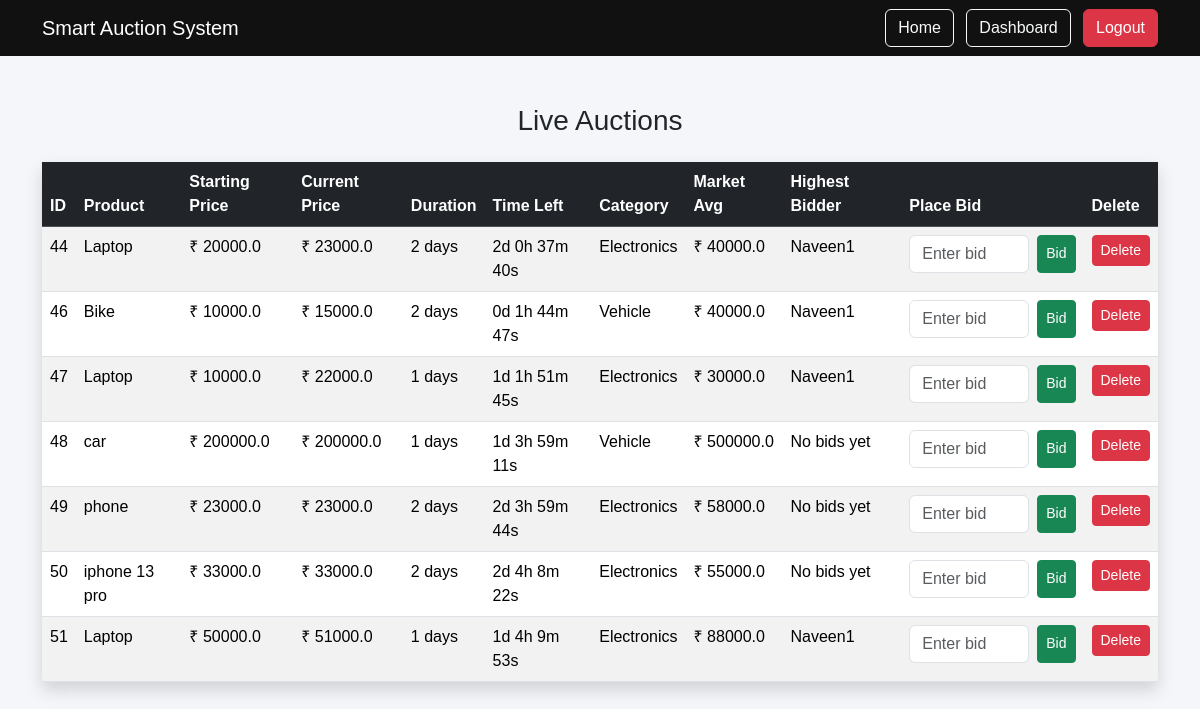
/view_auctions, run on the app's committed database.
### tables this page shows
CREATE TABLE auctions (
    id INTEGER PRIMARY KEY AUTOINCREMENT,
    product_name TEXT,
    starting_price REAL,
    current_price REAL,
    duration INTEGER,
    category INTEGER,
    market_avg REAL
, predicted_price REAL, end_time TIMESTAMP, created_by TEXT, highest_bidder TEXT, email_sent INTEGER DEFAULT 0);

### app.py (the view, shortened to what this page needs)
@app.route('/view_auctions')
def view_auctions():
    import datetime
    import sqlite3
    from flask import request   # ✅ ADDED (important for highlight)
    conn = sqlite3.connect('database/auction.db')
    cur = conn.cursor()
    cur.execute("SELECT * FROM auctions")
    auctions = cur.fetchall()
    highlight_id = request.args.get('highlight_id')
    for auction in auctions:
        try:
            end_time_value = auction[8]
            if end_time_value is None:
                continue
            if isinstance(end_time_value, str):
                end_time = datetime.datetime.fromisoformat(end_time_value)
            else:
                end_time = end_time_value
            remaining = end_time - datetime.datetime.now()
        except Exception as e:
            print("Error:", e)
    conn.close()
    return render_template("view_auctions.html", auctions=auctions, highlight_id=highlight_id)

### templates/view_auctions.html (shortened to what this page needs)
<!DOCTYPE html>
<html>
<head>
<link href="https://cdn.jsdelivr.net/npm/bootstrap@5.3.2/dist/css/bootstrap.min.css" rel="stylesheet">
</head>
<body>
<nav class="navbar navbar-dark">
<div class="container">
<span class="navbar-brand">Smart Auction System</span>
<div>
<a href="/" class="btn btn-outline-light me-2">Home</a>
<a href="/dashboard" class="btn btn-outline-light me-2">Dashboard</a>
<a href="/logout" class="btn btn-danger">Logout</a>
</div>
</div>
</nav>
<div class="container mt-5">
<h3 class="text-center mb-4">Live Auctions</h3>
<table class="table table-striped table-hover shadow">
<thead class="table-dark">
<tr>
<th>ID</th>
<th>Product</th>
<th>Starting Price</th>
<th>Current Price</th>
<th>Duration</th>
<th>Time Left</th>
<th>Category</th>
<th>Market Avg</th>
<th>Highest Bidder</th>
<th>Place Bid</th>
<th>Delete</th>
</tr>
</thead>
<tbody>
{% for auction in auctions %}
<tr class="{% if highlight_id and highlight_id|int == auction[0] %}highlight-row{% endif %}">
<td>{{ auction[0] }}</td>
<td>{{ auction[1] }}</td>
<td>₹ {{ auction[2] }}</td>
<td>₹ {{ auction[3] }}</td>
<td>{{ auction[4] }} days</td>
<td>
<span class="timer" data-end="{{ auction[8] }}"></span>
</td>
<td>
{% if auction[5] == 1 or auction[5] == "1" %}
Electronics
{% elif auction[5] == 2 or auction[5] == "2" %}
Furniture
{% elif auction[5] == 3 or auction[5] == "3" %}
Vehicle
{% elif auction[5] == 4 or auction[5] == "4" %}
Real Estate
{% elif auction[5] == 5 or auction[5] == "5" %}
Antiques
{% else %}
{{ auction[5] }}
{% endif %}
</td>
<td>₹ {{ auction[6] }}</td>
<td>
<span class="highest-bidder">
    {{ auction[10] if auction[10] else "No bids yet" }}
</span>
</td>
<td>
<div class="bid-section">
<form action="/place_bid" method="POST" class="d-flex">
<input
type="number"
name="bid_amount"
class="form-control bid-box me-2"
placeholder="Enter bid"
required
>
<button class="btn btn-success btn-sm">
Bid
</button>
</form>
</div>
</td>
<td>
<a href="/delete_auction/{{ auction[0] }}"
class="btn btn-danger btn-sm"
onclick="return confirm('Delete this auction?')">
Delete
</a>
</td>
</tr>
{% endfor %}
</tbody>
</table>
</div>
</body>
</html>

### templates/view_auctions.html (style rules this page uses)
body { background:#f4f6f9; font-family: Arial; }
.navbar { background:#111; }
table { background:white; }
.bid-box { width:120px; }

### data on the page
auctions: id "44", product_name "Laptop", starting_price "20000.0", current_price "23000.0", duration "2", category "Electronics", market_avg "40000.0", highest_bidder "Naveen1"
auctions: id "46", product_name "Bike", starting_price "10000.0", current_price "15000.0", duration "2", category "Vehicle", market_avg "40000.0", highest_bidder "Naveen1"
auctions: id "47", product_name "Laptop", starting_price "10000.0", current_price "22000.0", duration "1", category "Electronics", market_avg "30000.0", highest_bidder "Naveen1"
auctions: id "48", product_name "car", starting_price "200000.0", current_price "200000.0", duration "1", category "Vehicle", market_avg "500000.0", highest_bidder "No bids yet"
auctions: id "49", product_name "phone", starting_price "23000.0", current_price "23000.0", duration "2", category "Electronics", market_avg "58000.0", highest_bidder "No bids yet"
auctions: id "50", product_name "iphone 13 pro", starting_price "33000.0", current_price "33000.0", duration "2", category "Electronics", market_avg "55000.0", auction "No bids yet"
auctions: id "51", product_name "Laptop", starting_price "50000.0", current_price "51000.0", duration "1", category "Electronics", market_avg "88000.0", highest_bidder "Naveen1"
